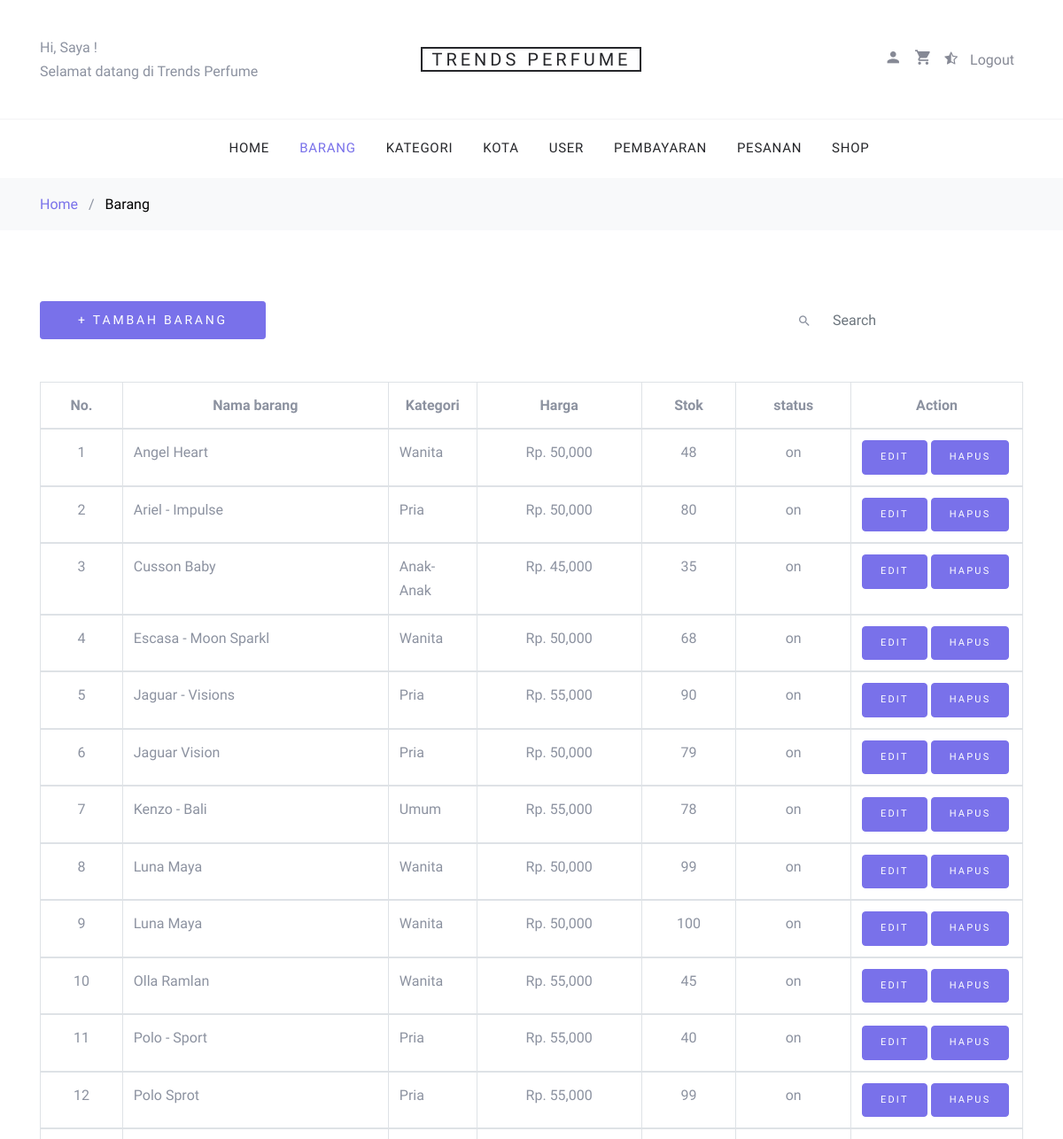
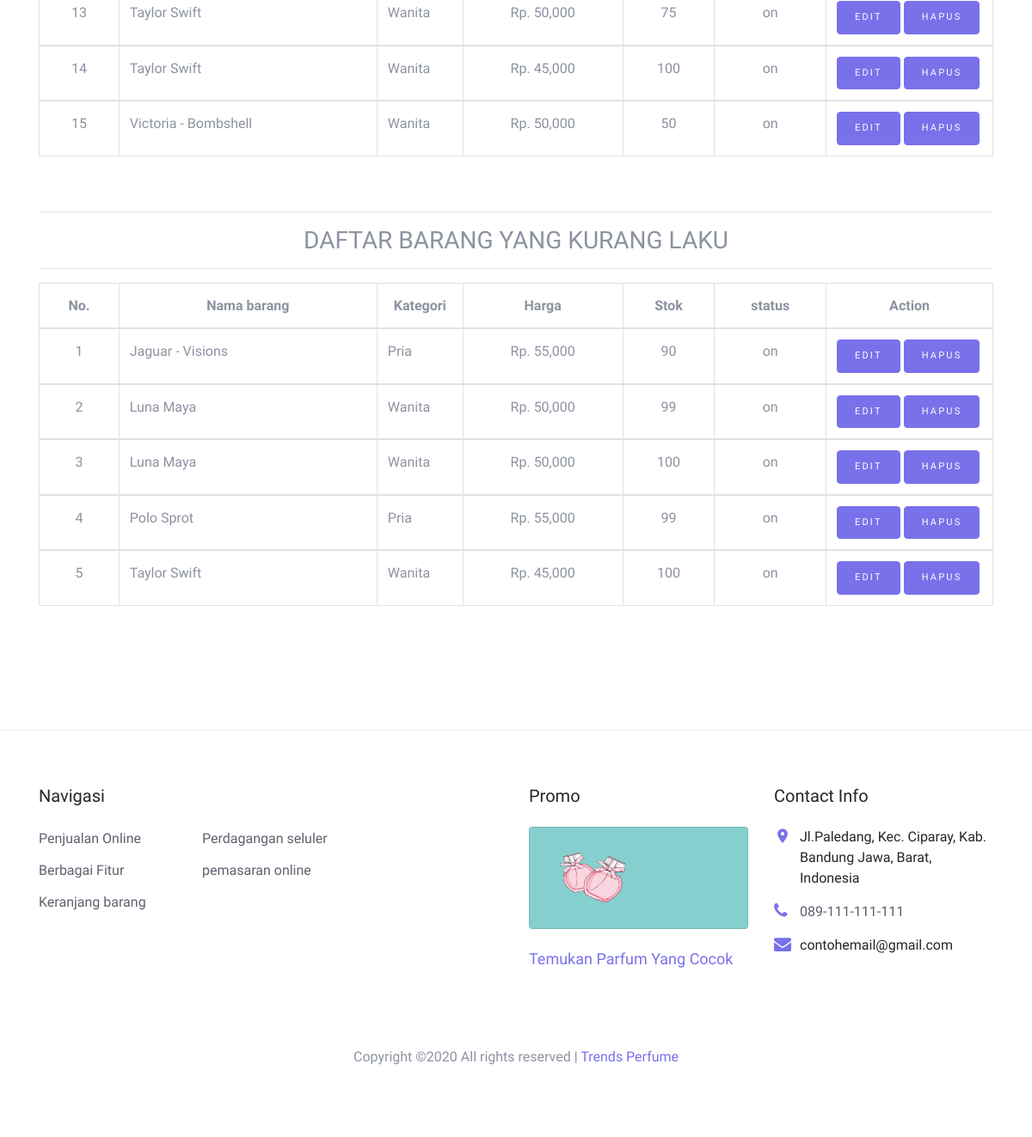
The page /index.php?page=my_profile&module=barang&action=list (signed in) on the database its author committed (2 pictures, top to bottom).
### tables this page shows
CREATE TABLE `barang` (
  `barang_id` int(3) NOT NULL,
  `kategori_id` int(2) NOT NULL,
  `nama_barang` varchar(20) NOT NULL,
  `spesifikasi` text NOT NULL,
  `file` varchar(150) NOT NULL,
  `harga` int(6) NOT NULL,
  `stok` int(3) NOT NULL,
  `status` enum('on','off','','') NOT NULL,
  `jumlah` int(3) NOT NULL
);

CREATE TABLE `kategori` (
  `kategori_id` int(2) NOT NULL,
  `kategori` varchar(16) NOT NULL,
  `status` enum('on','off') NOT NULL
);

### function/helper.php (called while the page is built, shortened)
<?php
	function rupiah($nilai = 0){
		$string = "Rp. " .number_format($nilai);
		return $string;
	}
 ?>

### module/barang/list.php (the view, shortened to what this page needs)
<?php
   $search = isset($_GET["search"]) ? $_GET["search"] : false;
    $where = "";
?>
  <div class="site-wrap">
    <div class="bg-light py-3">
      <div class="container">
        <div class="row">
          <div class="col-md-12 mb-0"><a href="../../index.php">Home</a> <span class="mx-2 mb-0">/</span> <strong class="text-black">Barang</strong> </div>
        </div>
      </div>
    </div>
    <div class="site-section">
      <div class="container">
        <div class="row">
          <div class="col-md-12">
            <div class="row mb-5">
              <div class="col-md-3 mb-3 mb-md-0">
                <a href="<?php echo BASE_URL."index.php?page=my_profile&module=barang&action=input"; ?>"><button class="btn btn-primary btn-sm btn-block">+ Tambah Barang</button></a>
              </div>
              <div class="col-md-6 mb-3 mb-md-0">
              </div>
              <div class="col-md-3 mb-3 mb-md-0">
                <form action="<?php echo BASE_URL."index.php"; ?>" method="GET" class="site-block-top-search">
                  <span class="icon icon-search2"></span>
                  <input type="text" value="<?php echo $search; ?>" class="form-control border-0" placeholder="Search" name="search">
                </form>
              </div>
            </div>
          </div>
        </div>
        <div class="row mb-5">
          <form class="col-md-12" method="post">
            <div class="">
              <?php
                $queryBarang = mysqli_query($link, "SELECT barang.*, kategori.kategori FROM barang JOIN kategori ON barang.kategori_id=kategori.kategori_id $where ORDER BY nama_barang ASC");
                if(mysqli_num_rows($queryBarang) == 0) {
                    echo "BARANG TIDAK ADA";
                  }else{
                 ?>
              <table class="table table-bordered">
                <thead>
                  <tr class="judul">
                    <th class="no">No.</th>
                    <th class="nama_barang">Nama barang</th>
                    <th class="kategori-barang">Kategori</th>
                    <th class="">Harga</th>
                    <th class="">Stok</th>
                    <th class="">status</th>
                    <th class="action">Action</th>
                  </tr>
                </thead>
                <?php
                  $no = 1;
                  while ($row = mysqli_fetch_assoc($queryBarang)) {
                 ?>
                <tbody>
                  <tr>
                    <td class="tengah"><?php echo $no; ?></td>
                    <td><?php echo $row['nama_barang']; ?></td>
                    <td><?php echo $row['kategori'] ?></td>
                    <td class="tengah"><?php echo rupiah($row['harga']); ?></td>
                    <td class="tengah"><?php echo $row['stok']; ?></td>
                    <td class="tengah"><?php echo $row['status']; ?></td>
                    <td class="form"><a href=" <?php echo BASE_URL."index.php?page=my_profile&module=barang&action=edit&barang_id=$row[barang_id]" ?> " class="btn btn-primary btn-sm-edit">Edit</a>
                    <a href="<?php echo BASE_URL."index.php?page=my_profile&module=barang&action=delete&barang_id=$row[barang_id]" ?>" class="btn btn-primary btn-sm-edit">Hapus</a></td>
                  </tr>
                  <?php $no++; ?>
                </tbody>
              <?php } ?>
              </table>
              <?php } ?>
            </div>
          </form>
        </div>
        <hr>
         <center><h3>DAFTAR BARANG YANG KURANG LAKU </h3></center>
        <hr>
        <div class="row mb-5">
          <form class="col-md-12" method="post">
            <div class="">
              <?php
                  $queryBarang = mysqli_query($link, "SELECT barang.*, kategori.kategori FROM barang JOIN kategori ON barang.kategori_id=kategori.kategori_id $where ORDER BY nama_barang ASC");
                if(mysqli_num_rows($queryBarang) == 0) {
                    echo "BARANG TIDAK ADA";
                  }else{
              ?>
              <table class="table table-bordered">
                <thead>
                  <tr class="judul">
                    <th class="no">No.</th>
                    <th class="nama_barang">Nama barang</th>
                    <th class="kategori-barang">Kategori</th>
                    <th class="">Harga</th>
                    <th class="">Stok</th>
                    <th class="">status</th>
                    <th class="action">Action</th>
                  </tr>
                </thead>
                <?php
                  $no = 1;
                  while ($row = mysqli_fetch_assoc($queryBarang)) {
                    if ($row['stok'] >= 90) {
                 ?>
                <tbody>
                  <tr>
                    <td class="tengah"><?php echo $no; ?></td>
                    <td><?php echo $row['nama_barang']; ?></td>
                    <td><?php echo $row['kategori'] ?></td>
                    <td class="tengah"><?php echo rupiah($row['harga']); ?></td>
                    <td class="tengah"><?php echo $row['stok']; ?></td>
                    <td class="tengah"><?php echo $row['status']; ?></td>
                    <td class="form"><a href=" <?php echo BASE_URL."index.php?page=my_profile&module=barang&action=edit&barang_id=$row[barang_id]" ?> " class="btn btn-primary btn-sm-edit">Edit</a>
                    <a href="<?php echo BASE_URL."index.php?page=my_profile&module=barang&action=delete&barang_id=$row[barang_id]" ?>" class="btn btn-primary btn-sm-edit">Hapus</a></td>
                  </tr>
                  <?php $no++; ?>
                </tbody>
              <?php } } ?>
              </table>
            <?php } ?>
            </div>
          </form>
        </div>
      </div>
    </div>
  </div>
  </body>
</html>

### css/style.css (style rules this page uses)
body { cursor: default; line-height: 1.7; color: #8c92a0; font-weight: 300; font-size: 16px; }
.text-black { color: #000; }
.site-wrap:before { -webkit-transition: .3s all ease-in-out; -o-transition: .3s all ease-in-out; transition: .3s all ease-in-out; background: rgba(0, 0, 0, 0.6); content: ""; position: absolute; z-index: 2000; top: 0; left: 0; right: 0; bottom: 0; opacity: 0; visibility: hidden; }
.btn { text-transform: uppercase; position: relative; -webkit-transition: 0.2s all ease-in-out !important; -o-transition: 0.2s all ease-in-out !important; transition: 0.2s all ease-in-out !important; top: 0; letter-spacing: .05em; }
.btn.btn-sm { font-size: 14px !important; padding: 10px 20px !important; }
.btn.btn-primary { font-size: 17px; font-weight: 300; letter-spacing: .2em; }
.form-control { height: 43px; }
.site-section { padding: 2.5em 0 }
@media (min-width: 768px) { .site-section { padding: 5em 0; } }
.site-block-top-search { position: relative; }
.site-block-top-search .icon { position: absolute; left: 0; top: 50%; -webkit-transform: translateY(-50%); -ms-transform: translateY(-50%); transform: translateY(-50%); }
.site-block-top-search input { padding-left: 40px; -webkit-transition: .3s all ease-in-out; -o-transition: .3s all ease-in-out; transition: .3s all ease-in-out; }
.judul { text-align: center; }
.tengah { text-align: center; }
.kategori-barang { width: 100px; }
.nama_barang { width: 300px; }
.action { width: 194px; text-align: center; }
.btn.btn-sm-edit { font-size: 11px !important; padding: 10px 20px !important; }

### rows shown on the page
barang: nama_barang "Angel Heart", kategori.kategori "Wanita", harga "Rp. 50,000", stok "48", status "on"
barang: nama_barang "Ariel - Impulse", kategori.kategori "Pria", harga "Rp. 50,000", stok "80", status "on"
barang: nama_barang "Cusson Baby", kategori.kategori "Anak-Anak", harga "Rp. 45,000", stok "35", status "on"
barang: nama_barang "Escasa - Moon Sparkl", kategori.kategori "Wanita", harga "Rp. 50,000", stok "68", status "on"
barang: nama_barang "Jaguar - Visions", kategori.kategori "Pria", harga "Rp. 55,000", stok "90", status "on"
barang: nama_barang "Jaguar Vision", kategori.kategori "Pria", harga "Rp. 50,000", stok "79", status "on"
barang: nama_barang "Kenzo - Bali", kategori.kategori "Umum", harga "Rp. 55,000", stok "78", status "on"
barang: nama_barang "Luna Maya", kategori.kategori "Wanita", harga "Rp. 50,000", stok "99", status "on"
barang: nama_barang "Luna Maya", kategori.kategori "Wanita", harga "Rp. 50,000", stok "100", status "on"
barang: nama_barang "Olla Ramlan", kategori.kategori "Wanita", harga "Rp. 55,000", stok "45", status "on"
barang: nama_barang "Polo - Sport", kategori.kategori "Pria", harga "Rp. 55,000", stok "40", status "on"
barang: nama_barang "Polo Sprot", kategori.kategori "Pria", harga "Rp. 55,000", stok "99", status "on"
barang: nama_barang "Taylor Swift", kategori.kategori "Wanita", harga "Rp. 50,000", stok "75", status "on"
barang: nama_barang "Taylor Swift", kategori.kategori "Wanita", harga "Rp. 45,000", stok "100", status "on"
barang: nama_barang "Victoria - Bombshell", kategori.kategori "Wanita", harga "Rp. 50,000", stok "50", status "on"

### other values the page prints
$nama "Saya"
